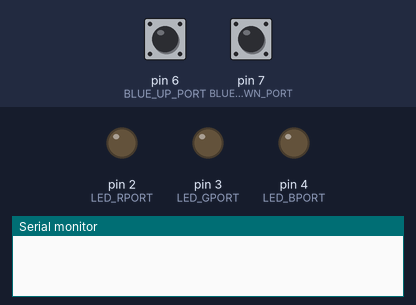
A sketch run on a simulated Arduino Uno, built with avr-gcc and run on an emulated ATmega328P. Shown: output pins drawn as LEDs (lit = HIGH), the last lines printed to the serial monitor. The inputs (shaded band) are chosen by the test bench; at power-on: pin 6 (BLUE_UP_PORT) HIGH, pin 7 (BLUE_DOWN_PORT) HIGH.

Above: at 1.2 s.
1.3 s: pin 6 (BLUE_UP_PORT) pulled LOW for 0.15 s
At 2.2 s:
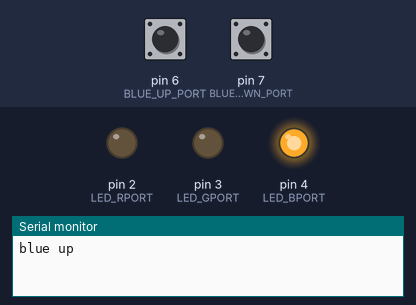
2.9 s: pin 7 (BLUE_DOWN_PORT) pulled LOW for 0.15 s
At 3.4 s:
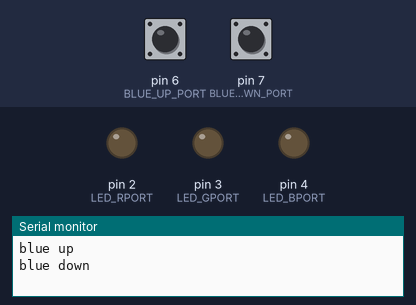
4.5 s: pin 6 (BLUE_UP_PORT) pulled LOW for 1 s
At 5.9 s:
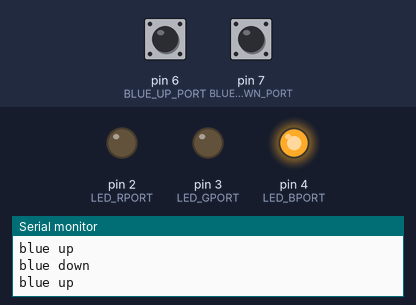
7.0 s: pin 7 (BLUE_DOWN_PORT) pulled LOW for 1 s
At 7.8 s:
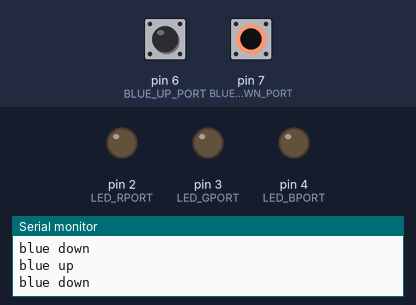
Timing chart, 0 to 10.0 s (numbered marks = the images above; inputs shaded):
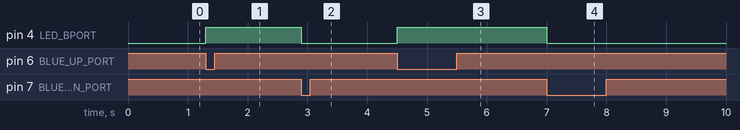

Measured:
- after the input at 1.3 s, pin 4 (LED_BPORT): LOW → HIGH at once
- after the input at 2.9 s, pin 4 (LED_BPORT): HIGH → LOW at once
- after the input at 4.5 s, pin 4 (LED_BPORT): LOW → HIGH at once
- after the input at 7.0 s, pin 4 (LED_BPORT): HIGH → LOW at once

The sketch:

BlueFlagRedFlagGame.ino
```cpp
#define SERIAL_BPS (9600)
#define LED_RPORT (2)
#define LED_GPORT (3)
#define LED_BPORT (4)

#define BLUE_UP_PORT (6)
#define BLUE_DOWN_PORT (7)

// 예전 입력 저장할 전역 변수
int nBlueUpPrev;
int nBlueDownPrev;

// 에지 상태
enum EdgeType {
  ET_NONE,
  ET_RISE,
  ET_FALL
};

void initButton() {
  pinMode(BLUE_UP_PORT, INPUT_PULLUP);
  pinMode(BLUE_DOWN_PORT, INPUT_PULLUP);
  nBlueUpPrev = digitalRead(BLUE_UP_PORT);
  nBlueDownPrev = digitalRead(BLUE_DOWN_PORT);
}

// nInputPrev: 전역 변수중 하나
// int&: int 자료형의 원래 위치를 접근하는 reference
EdgeType getEdgeType(int nPort, int& nInputPrev) {
  EdgeType nType;
  int nInput = digitalRead(nPort);
  if (nInput != nInputPrev) {  // 에지가 있음
    if (nInput == HIGH)        // LOW -> HIGH: rise
      nType = ET_RISE;
    else nType = ET_FALL;  // HIGH -> LOW: fall
    nInputPrev = nInput;   // 현재 상태를 다시 저장
  } else nType = ET_NONE;
  return nType;
}

void initLed() {
  pinMode(LED_RPORT, OUTPUT);  // 2번 포트를 출력으로 사용
  pinMode(LED_GPORT, OUTPUT);
  pinMode(LED_BPORT, OUTPUT);
  digitalWrite(LED_RPORT, LOW);  // 2번 포트 출력을 LOW(0V)로 설정
  digitalWrite(LED_GPORT, LOW);
  digitalWrite(LED_BPORT, LOW);
}

void turnLed(int nPort, bool bOn) {
  if (bOn) digitalWrite(nPort, HIGH);
  else digitalWrite(nPort, LOW);
}

void turnRed(bool bOn) {
  turnLed(LED_RPORT, bOn);
}

void turnGreen(bool bOn) {
  turnLed(LED_GPORT, bOn);
}

void turnBlue(bool bOn) {
  turnLed(LED_BPORT, bOn);
}

void setup() {
  // put your setup code here, to run once:
  Serial.begin(SERIAL_BPS);
  initLed();
  initButton();  // 버튼 초기화
}

void loop() {
  // put your main code here, to run repeatedly:
  // Blue up 상태 확인
  int nBlueUpEdge = getEdgeType(BLUE_UP_PORT, nBlueUpPrev);
  if (nBlueUpEdge == ET_FALL) {  // 버튼이 눌러짐
    turnBlue(true);              // LED on: 깃발 내린 상태
    Serial.println("blue up");
  }
  // Blue down 상태 확인
    int nBlueDownEdge = getEdgeType(BLUE_DOWN_PORT, nBlueDownPrev);
    if (nBlueDownEdge == ET_FALL) {  // 버튼이 눌러짐
    turnBlue(false);              // LED on: 깃발 내린 상태
    Serial.println("blue down");
  }
}
```
